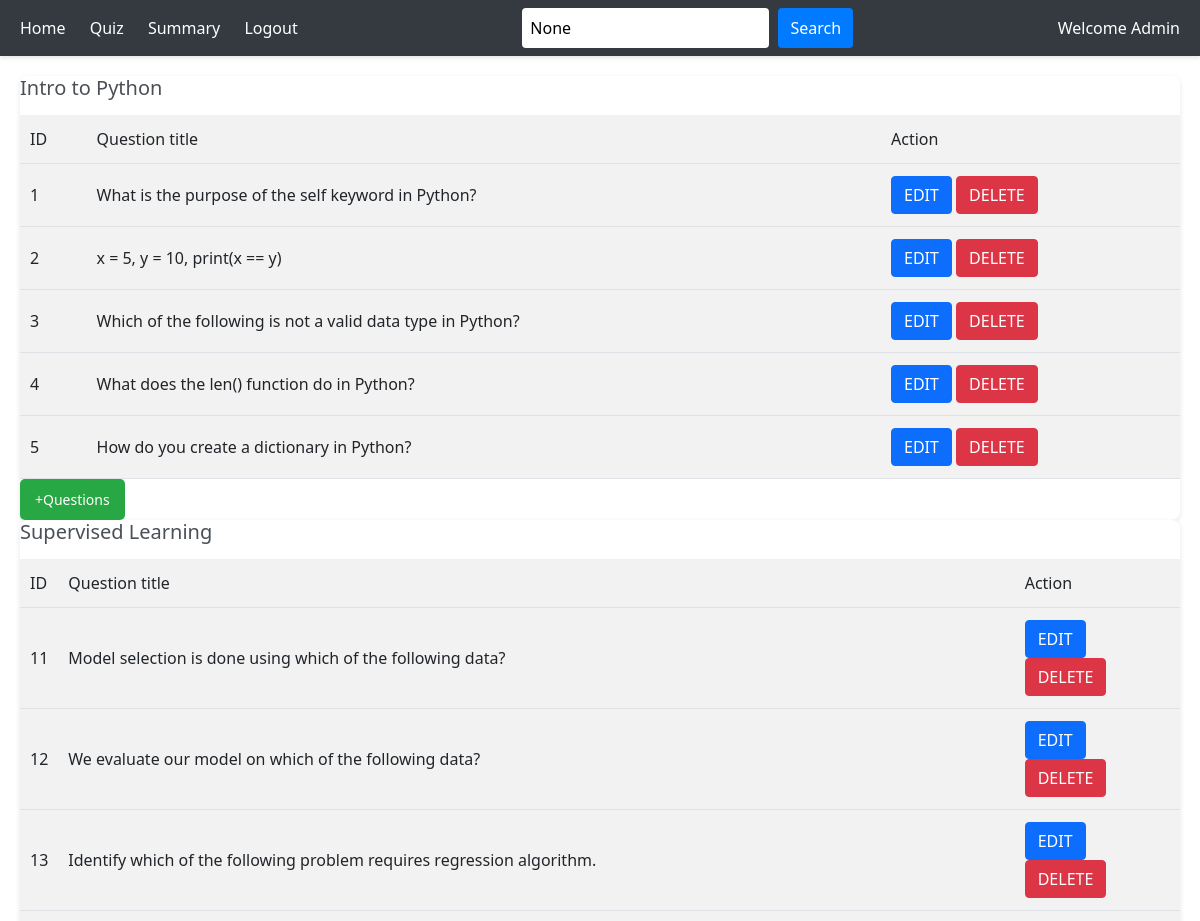
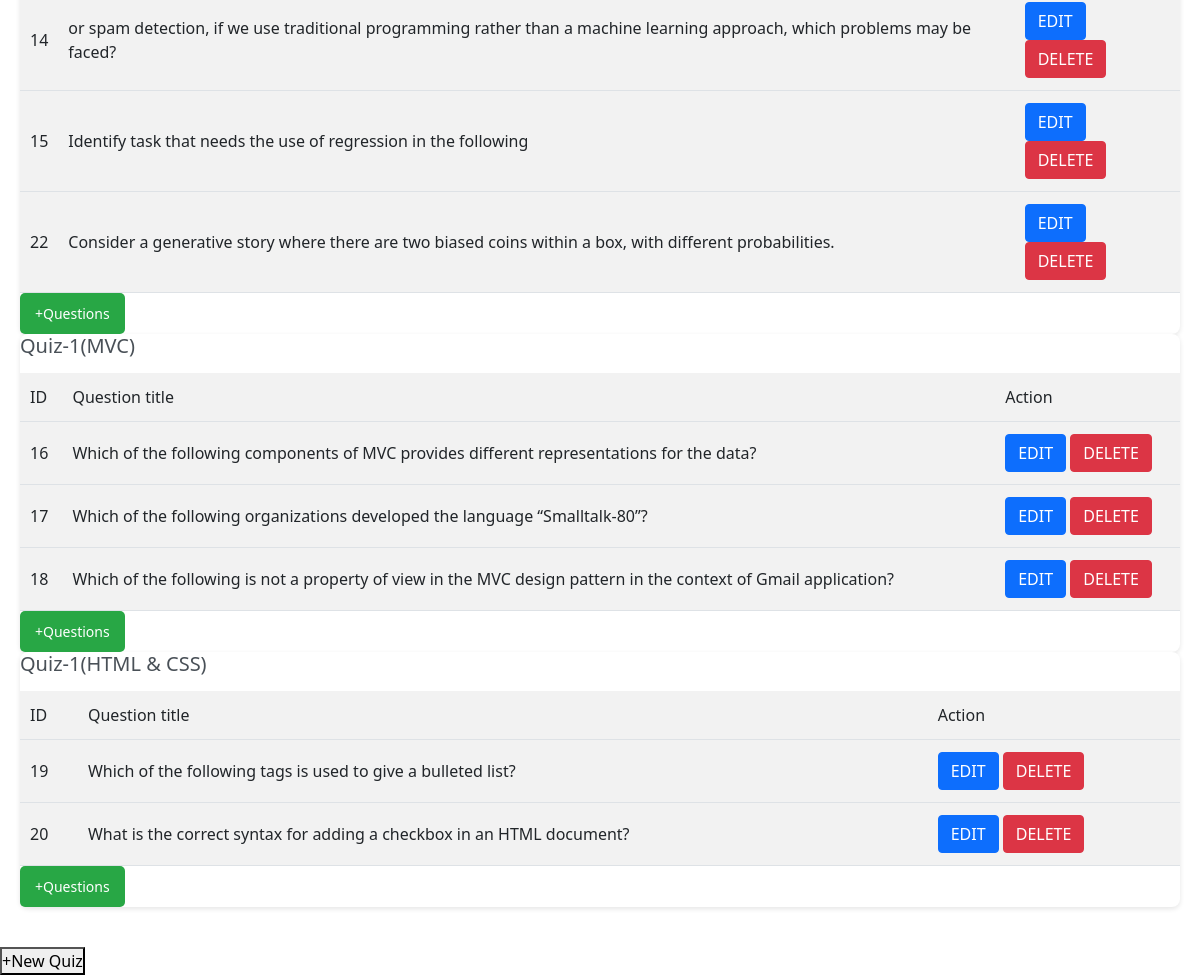
The page /quiz_management (signed in) on the database as committed earlier (2 pictures, top to bottom).
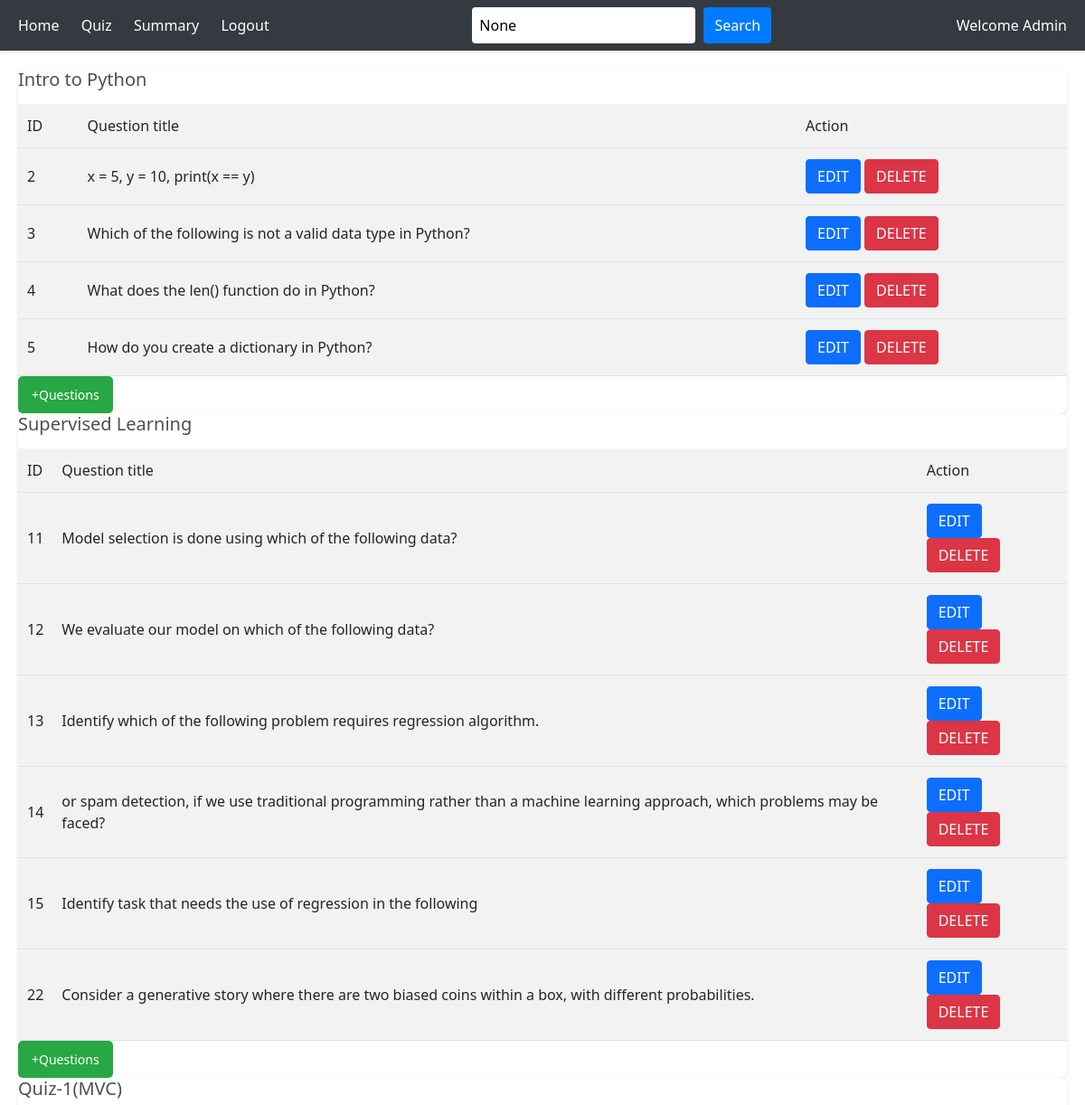
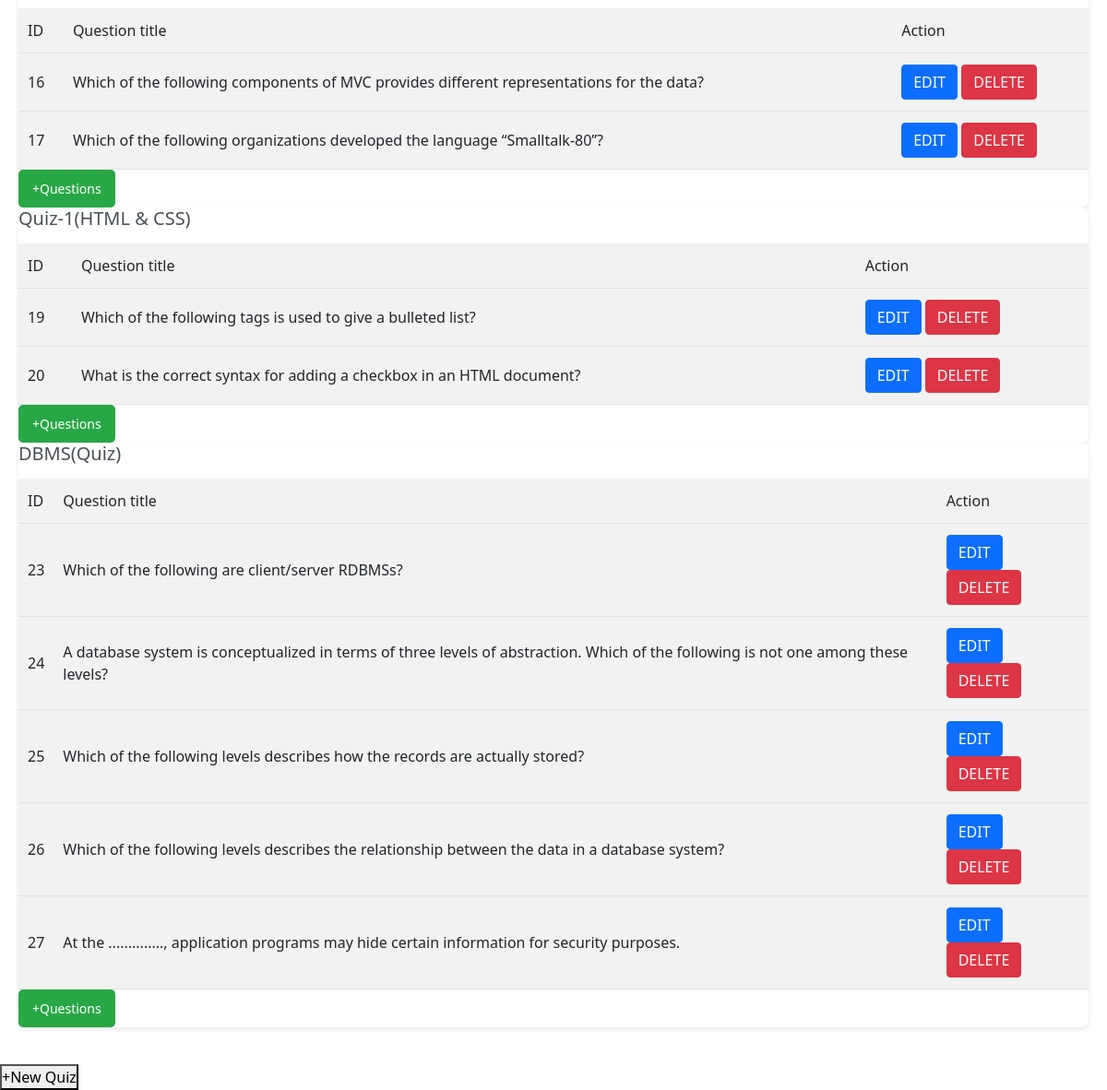
The same page on the database as committed later (2 pictures, top to bottom).
### application/models.py (models this page shows)
class Quiz(db.Model):
    id = db.Column(db.Integer, primary_key = True)
    title = db.Column(db.String(100), nullable=False)
    chapter_id = db.Column(db.Integer, db.ForeignKey('chapter.id'), nullable=False)
    date_of_quiz = db.Column(db.Date, nullable=False)
    duration = db.Column(db.Time, nullable=False)
    is_active = db.Column(db.Boolean, default=True)
    questions = db.relationship('Question', backref = 'quiz', lazy = True)
    scores = db.relationship('Score', backref ='quiz',cascade = "all, delete, delete-orphan", lazy=True)

class Question(db.Model):
    id = db.Column(db.Integer, primary_key = True)
    quiz_id = db.Column(db.Integer, db.ForeignKey('quiz.id'),nullable=False)
    question_title = db.Column(db.String(), nullable=False)
    option1 = db.Column(db.String(), nullable=False)
    option2 = db.Column(db.String(), nullable=False)
    option3 = db.Column(db.String(), nullable=False)
    option4 = db.Column(db.String(), nullable=False)
    correct_option = db.Column(db.Integer, nullable=False)

### application/controllers.py (the view)
@app.route("/quiz_management", methods=["GET", "POST"])
def quiz_management():
    if "user_id" not in session:
        return redirect(url_for("login"))
    this_user = User.query.get_or_404(session["user_id"])
    if this_user.is_admin != "admin":
        return redirect(url_for("login"))
    search_query = request.args.get('search_query')
    if search_query:
        quizzes = Quiz.query.filter(Quiz.title.ilike(f"%{search_query}%")).all()
    else:
        quizzes = Quiz.query.all()
    for quiz in quizzes:
        quiz.questions = Question.query.filter_by(quiz_id=quiz.id).all()
    return render_template("quiz_management.html", quizzes=quizzes, search_query=search_query)

### templates/quiz_management.html (shortened to what this page needs)
<!DOCTYPE html>
<html lang="en">
<head>
    <link rel="stylesheet" href="{{url_for('static', filename='admin_quizm.css')}}">
    <link href="https://cdn.jsdelivr.net/npm/bootstrap@5.0.2/dist/css/bootstrap.min.css" rel="stylesheet"
>
</head>
</head>
<body>
    <div id="main">
        <div class="navbar">
            <div>
                <a href="{{url_for('admin_dashboard')}}">Home</a>
                <a href="#">Quiz</a>
                <a href="{{url_for('admin_summary')}}">Summary</a>
                <a href="{{ url_for('logout') }}">Logout</a>
            </div>
            <div class="search">
                <form action="{{ url_for('quiz_management') }}" method="GET">
                    <input type="text" name="search_query" placeholder="search" value="{{ search_query }}">
                    <button type="submit">Search</button>
                </form>
            </div>
            <div>Welcome Admin</div>
        </div>
        <div class="dashboard">
            <div class="subject-container">
                {% for quiz in quizzes %}
                <div class="subject-card">
                    <h3>{{quiz.title}} </h3>
                    <table class="chapter-table">
                        <tr>
                            <th>ID</th>
                            <th>Question title </th>
                            <th>Action</th>
                        </tr>
                        {% for question in quiz.questions %}
                        <tr>
                            <th>{{question.id}}</th>
                            <th>{{ question.question_title}}</th>
                            <th>
                                <a href="{{url_for('edit_question', question_id = question.id)}}" class="btn-btn-primary"><button type="submit" class="btn btn-primary">Edit</button></a>
                                <a href="{{url_for('delete_question', question_id = question.id)}}" class="btn-btn-primary"><button type="submit" class="btn btn-danger">Delete</button></a>
                            </th>
                        </tr>
                        {% endfor %}
                    </table>
                    <a href="{{url_for('new_question', quiz_id= quiz.id)}}"><button class="add-chapter">+Questions</button></a>
                </div>
                {% endfor %}
            </div>
        </div>
    </div>
    <a href="{{url_for('new_quiz')}}"><button class="btn-btn-primary"> +New Quiz </button></a>
</body>
</html>

Rows that differ between the two databases and show on the page:
removed Question: id "1", question_title "What is the purpose of the self keyword in Python?", shown under Quiz "Intro to Python"
removed Question: id "18", question_title "Which of the following is not a property of view in the MVC design pattern in the context of Gmail application?", shown under Quiz "Quiz-1(MVC)"
added Quiz: title "DBMS(Quiz)"
added Question: id "23", question_title "Which of the following are client/server RDBMSs?", shown under "DBMS(Quiz)"
added Question: id "24", question_title "A database system is conceptualized in terms of three levels of abstraction. Which of the following is not one among these levels?", shown under "DBMS(Quiz)"
added Question: id "25", question_title "Which of the following levels describes how the records are actually stored?", shown under "DBMS(Quiz)"
added Question: id "26", question_title "Which of the following levels describes the relationship between the data in a database system?", shown under "DBMS(Quiz)"
added Question: id "27", question_title "At the .............., application programs may hide certain information for security purposes.", shown under "DBMS(Quiz)"
